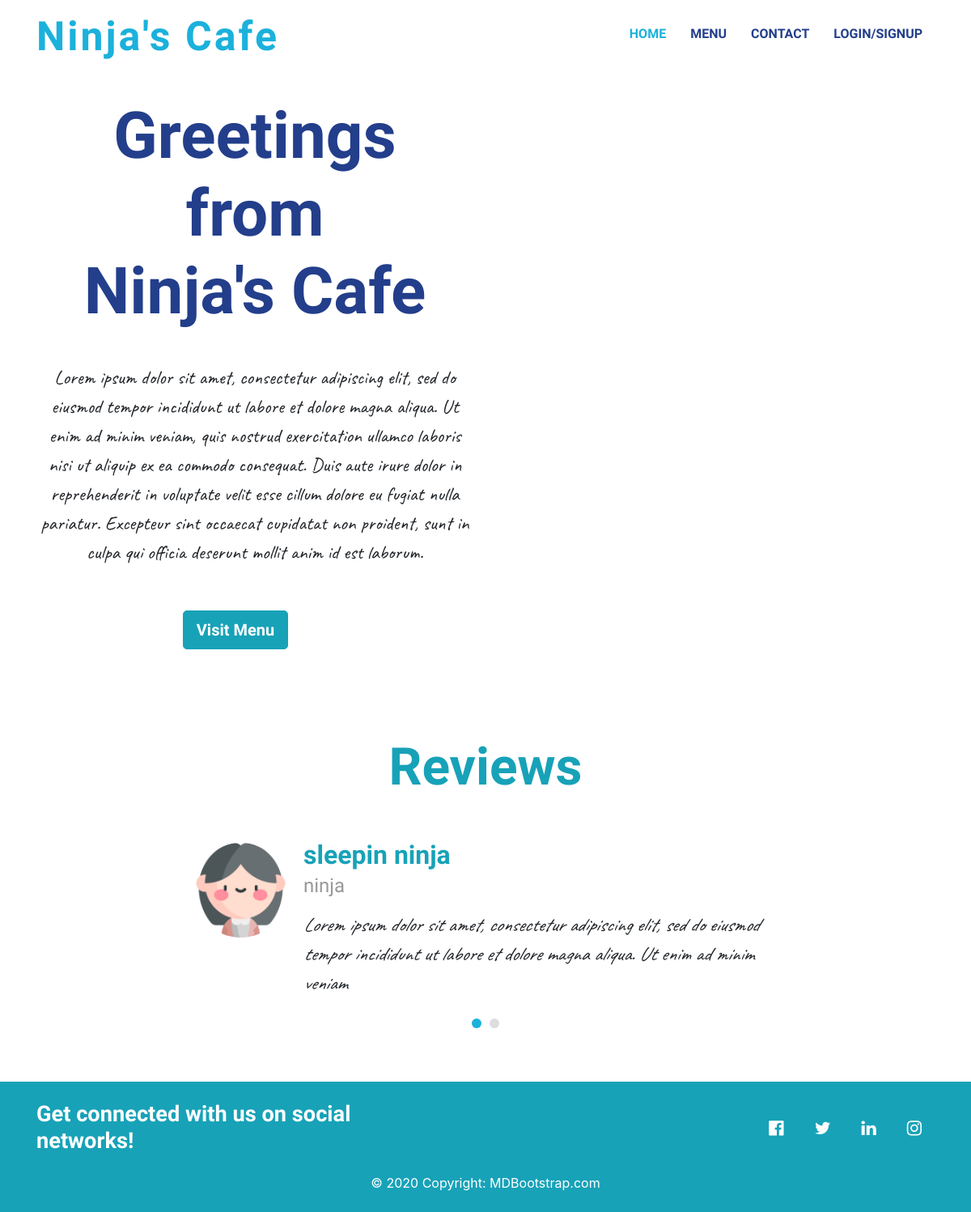
The page / on the database its author committed.
### home/models.py (models this page shows)
class Review(models.Model):
    user = models.ForeignKey(User, on_delete = models.CASCADE)
    review = models.TextField();

### home/views.py (the view)
# urls.py: 2. Add a URL to urlpatterns:  path('', views.home, name='home')
def home(request):
    home_images = Image.objects.all().filter(page = 'home')
    reviews = Review.objects.all()
    reviews_length = reviews.count()
    if reviews_length < 7:
        last_7 = reviews
    else:
        last_7 = reviews[reviews_length - 7, reviews_length]
    print(home_images)
    reviews = [(review, ProfilePhoto.objects.get(user = review.user).profile_photo)
        for review in last_7]
    print(reviews)
    section1 = Text.objects.filter(page = 'home').get(section = 'section 1')
    print(section1.content.split('\n'))
    data = {
        'section1_image': home_images[0],
        'reviews': reviews,
        'text': (section1.title, section1.content.split('\n')),
    }
    return render(request, "home.html", data)

### home/models.py (called while the page is built)
    def __str__(self):
        return self.page + ' ' + self.section

### templates/home.html (shortened to what this page needs)
{% extends 'base.html' %}
{% load static %}
{% block content %}
<section id="intro" class="clearfix mb-5">
   <div class="container d-flex h-100">
      <div class="row justify-content-center align-self-center">
         <div class="col-md-10 text-center col-lg-6 intro-info order-md-last order-lg-first order-last">
            {% if user.is_authenticated %}
            <h2>Could 9 Cafe <br>Welcome's <span>{{ user.username}}</span></h2>
            {% for txt in text.1 %}
            <p>{{ txt }}</p>
            {% endfor %}
            {% else %}
            <h2>Greetings from <br>  Ninja's Cafe </h2>
            <p>Lorem ipsum dolor sit amet, consectetur adipiscing elit, sed do eiusmod tempor incididunt ut labore et dolore magna aliqua. Ut enim ad minim veniam, quis nostrud exercitation ullamco laboris nisi ut aliquip ex ea commodo consequat. Duis aute irure dolor in reprehenderit in voluptate velit esse cillum dolore eu fugiat nulla pariatur. Excepteur sint occaecat cupidatat non proident, sunt in culpa qui officia deserunt mollit anim id est laborum.</p>
            {% endif %}
            <div style="margin-top: 10% !important;">
               <a href="{% url 'menu' %}" class='mr-5'><button class="btn btn-info btn-lg">Visit Menu</button></a>
            </div>
         </div>
         <div class="col-md-10 col-lg-6 intro-img order-md-first order-lg-last order-first">
         </div>
      </div>
   </div>
</section>
{% if reviews|length != 0 %}
<section id="testimonials">
  <div class="container">
    <header class="section-header">
      <h3>Reviews</h3>
    </header>
    <div class="row justify-content-center">
      <div class="col-lg-8">
        <div class="owl-carousel testimonials-carousel wow fadeInUp">
            {% for review,image in reviews %}
          <div class="testimonial-item">
           <img src="{{ image.url }}" class="testimonial-img" style="height: 125px; width: 125px; border-radius: 50%;">
           <h3 class="text-info" >{{ review.user.first_name }}</h3>
           <h4>{{ review.user.username }}</h4>
           <p>
              {{ review.review }}
           </p>
          </div>
          {% endfor %}
        </div>
      </div>
    </div>
  </div>
</section>
{% endif %}
{% endblock content %}

### static/css/style.css (style rules this page uses)
body { background-color: white; }
a { color: #1bb1dc; transition: 0.5s; }
p,pre { font-size: 1.5em; }
button { font-family: 'La Belle Aurore', crusive !important; font-weight: 700 !important; }
p,pre,small { padding: 0; margin: 0 0 30px 0; font-family: 'Caveat', cursive !important; }
h1, h2, h3, h4, h5, h6 { font-family: 'Sacramento', cursive; font-weight: 400; margin: 0 0 20px 0; padding: 0; }
h3 { color: #17a2b8; }
h2 { color: #233E8B; }
#intro { width: 100%; position: relative; background-size: cover; }
#intro .intro-info h2 { color: #233E8B; margin-bottom: 40px; font-size: 5em; font-weight: 700; }
.section-header h3 { font-size: 4em; color: #17a2b8; text-align: center; font-weight: 700; position: relative; }
#testimonials { padding: 60px 0; }
#testimonials .section-header { margin-bottom: 40px; }
#testimonials .testimonial-item .testimonial-img { width: 120px; border-radius: 50%; border: 4px solid #fff; float: left; }
#testimonials .testimonial-item h3 { font-size: 2em; font-weight: bold; margin: 10px 0 5px 0; color: #111; margin-left: 140px; }
#testimonials .testimonial-item h4 { font-size: 1.5; color: #999; margin: 0 0 15px 0; margin-left: 140px; }
#testimonials .testimonial-item p { font-style: italic; margin: 0 0 15px 140px; }
@media (min-width: 992px) { #intro .intro-info { padding-top: 120px; } }
@media (min-width: 992px) { #testimonials .testimonial-item p { width: 80%; } }

### templates/home.html (style rules this page uses)
.testimonial-img { max-height: 300px !important; max-width: 300px !important; }

### rows shown on the page
Review: user.first_name "sleepin ninja", user.username "ninja", review "Lorem ipsum dolor sit amet, consectetur adipiscing elit, sed do eiusmod tempor incididunt ut labore et dolore magna aliqua. Ut enim ad minim veniam"
